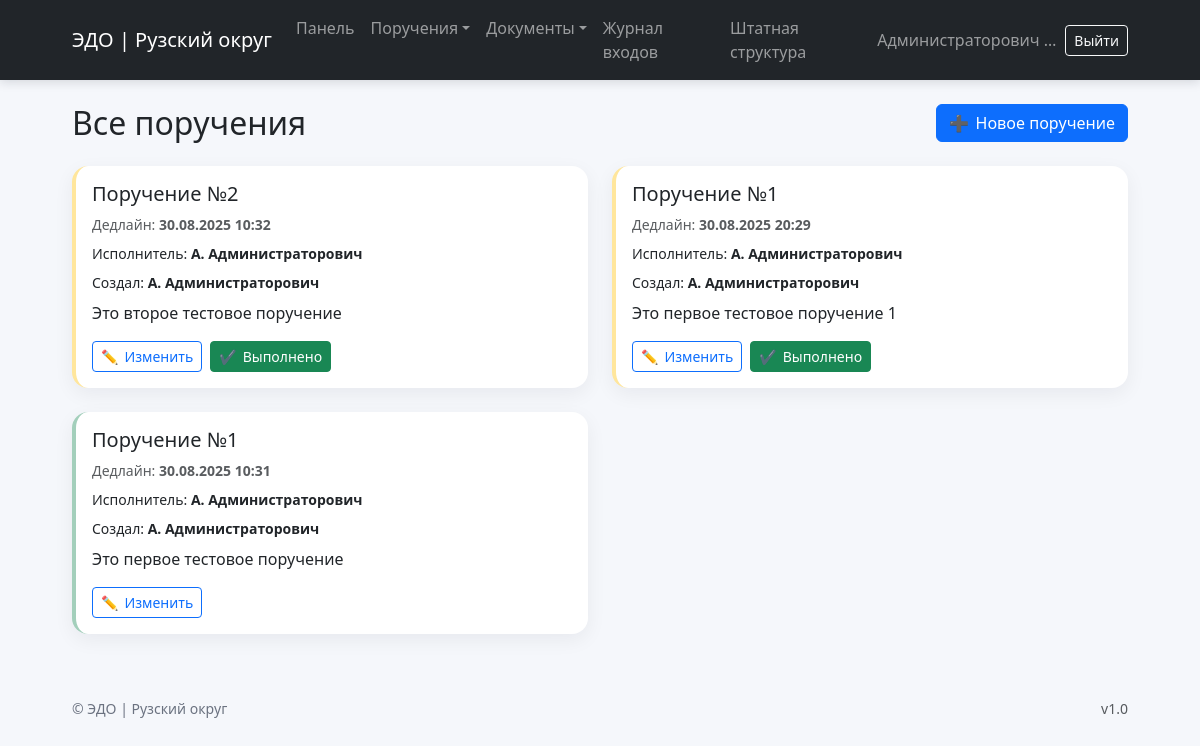
The app's page /tasks/all/ (signed in), older data.
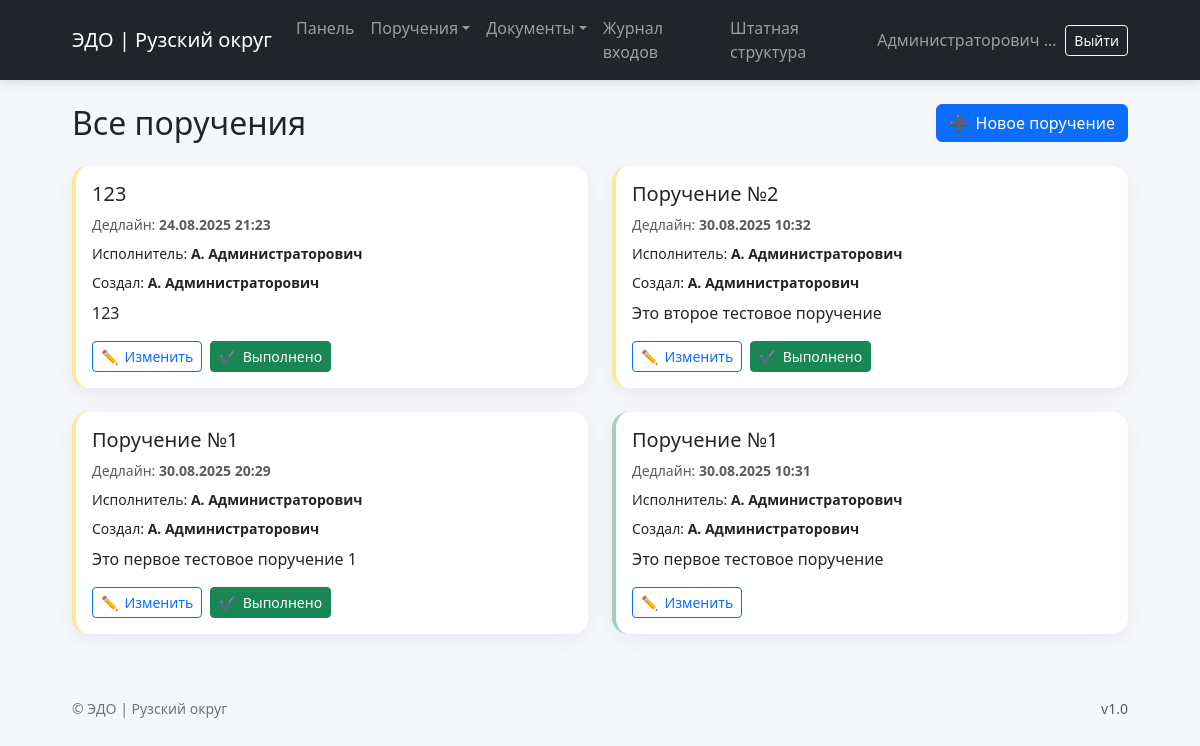
The same page, newer data.
### users/models.py (models this page shows, shortened)
class Task(models.Model):
    title = models.CharField("Название поручения", max_length=255)
    description = models.TextField("Описание", blank=True)
    creator = models.ForeignKey(User, on_delete=models.CASCADE, related_name="created_tasks")
    executor = models.ForeignKey(User, on_delete=models.CASCADE, related_name="assigned_tasks")
    department = models.ForeignKey(Department, on_delete=models.CASCADE, blank=True, null=True)
    deadline = models.DateTimeField("Дедлайн")
    created_at = models.DateTimeField(auto_now_add=True)
    is_completed = models.BooleanField(default=False)

### users/views.py (the view)
# urls.py: path('tasks/all/', all_tasks_list, name='all_tasks_list'),
@login_required
@user_passes_test(is_not_employee)
def all_tasks_list(request):
    tasks = Task.objects.filter(deadline__gte=timezone.now()).order_by('is_completed', 'deadline')
    return render(request, 'users/all_tasks_list.html', {'tasks': tasks})

### users/views.py (called while the page is built)
def is_not_employee(user):
    return not user.groups.filter(name='Сотрудник').exists()

### templates/users/all_tasks_list.html (shortened to what this page needs)
{% extends 'base.html' %}
{% block content %}
<div class="d-flex justify-content-between align-items-center mb-4">
  <h2 class="mb-0">Все поручения</h2>
  <a href="{% url 'create_task' %}" class="btn btn-primary btn-icon">➕ <span>Новое поручение</span></a>
</div>
{% if tasks %}
  <div class="row row-cols-1 row-cols-md-2 g-4">
    {% for task in tasks %}
    <div class="col">
      <div class="card h-100 {% if task.is_completed %}border-success-subtle{% else %}border-warning-subtle{% endif %} border-start border-4">
        <div class="card-body d-flex flex-column">
          <h5 class="card-title">{{ task.title }}</h5>
          <div class="small text-muted mb-2">Дедлайн: <strong>{{ task.deadline|date:"d.m.Y H:i" }}</strong></div>
          <div class="small mb-2">Исполнитель: <strong>{{ task.executor.get_full_name|default:task.executor.username }}</strong></div>
          <div class="small mb-2">Создал: <strong>{{ task.creator.get_full_name|default:task.creator.username }}</strong></div>
          <p class="card-text flex-grow-1">{{ task.description }}</p>
          <div class="d-flex gap-2">
            <a href="{% url 'edit_task' task.id %}" class="btn btn-sm btn-outline-primary btn-icon">✏ <span>Изменить</span></a>
            {% if not task.is_completed %}
              <a href="{% url 'complete_task' task.id %}" class="btn btn-sm btn-success btn-icon" onclick="return confirm('Отметить как выполнено?')">✔ <span>Выполнено</span></a>
            {% endif %}
          </div>
        </div>
      </div>
    </div>
    {% endfor %}
  </div>
{% else %}
  <div class="alert alert-info">Нет поручений</div>
{% endif %}
{% endblock %}

Row changes from the older to the newer data that the page shows:
added Task: title "123", deadline "24.08.2025 21:23", executor.get_full_name "А. Администраторович", creator.get_full_name "А. Администраторович", description "123", is_completed "Выполнено"
